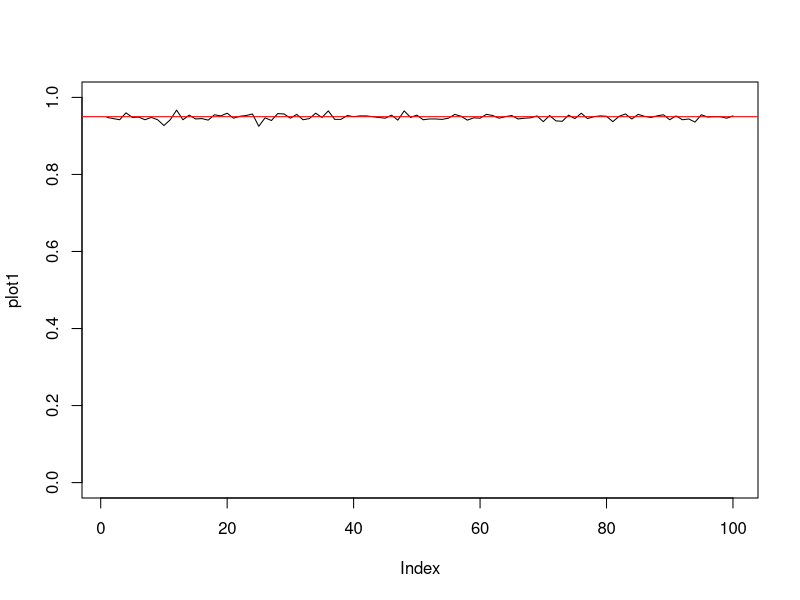
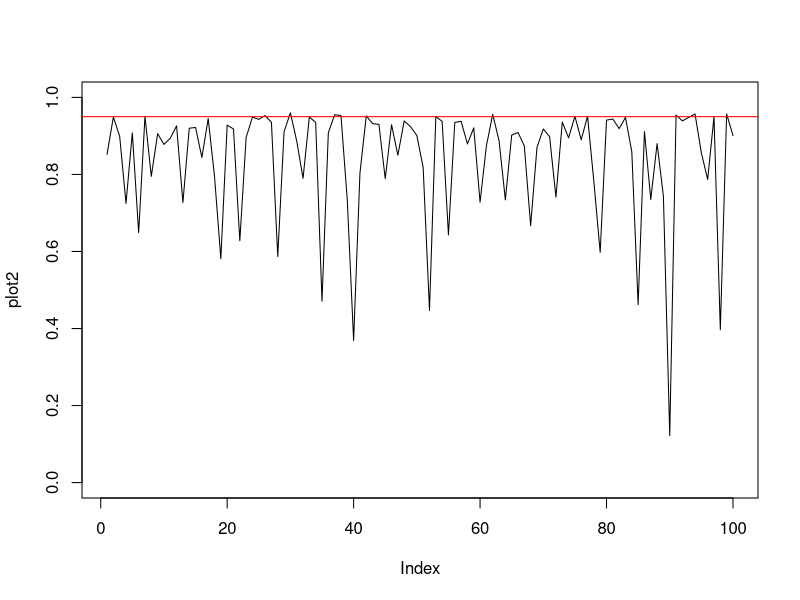
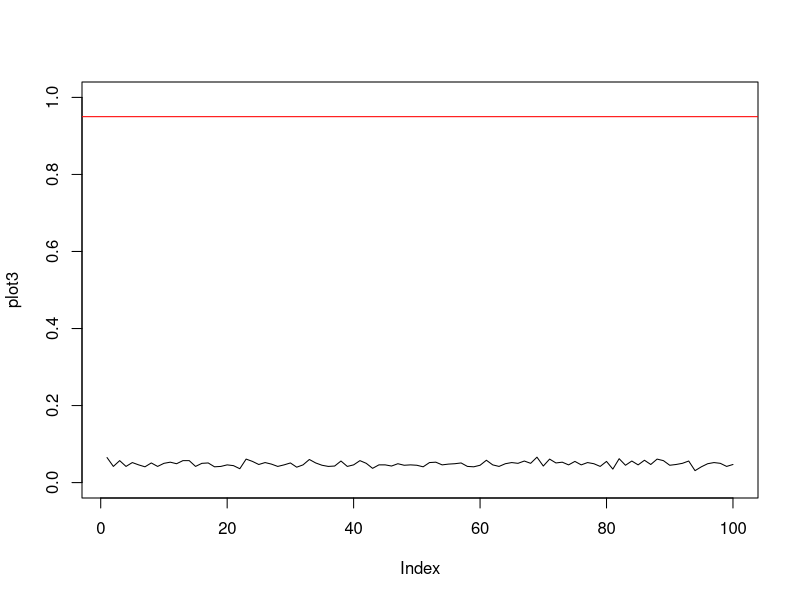

The R script that drew these images, in order:
# Confidence Interval

## Basics: Construction of confidence interval (for mu for X ~ N(mu, sigma^2)):
# define population parameter (RV is normally distributed):
mu = 10
sigma = 5

# draw a sample of size n from population distribution
n = 1000
sample <- rnorm(n, mean = mu, sd = sigma)

# estimation:
x_bar <- mean(sample)
se <- sd(sample)/sqrt(n)

ci_lower <- x_bar - qnorm(.975) * se
ci_upper <- x_bar + qnorm(.975) * se

## Correct interpretation of confidence intervall: If we draw 1000 samples,  ~95% of them will have confidence intervall that contain the population parameter mu
# Construct 1000 confidence intervals and check if CIs contain mu. Store answer in vector
ci1 <- function(mu = 10, sigma = 5, n = 1000, number_simulations = 1000) {
  contains <- numeric(number_simulations)
  
  for (i in 1:number_simulations) {
    sample <- rnorm(n, mean = mu, sd = sigma)
    x_bar <- mean(sample)
    se <- sd(sample)/sqrt(n)
    
    ci_lower <- x_bar - qnorm(.975) * se
    ci_upper <- x_bar + qnorm(.975) * se
    
    contains[i] <- ci_lower < mu & ci_upper > mu
  }
  
  print(paste("After", number_simulations, "simulations, ",round(mean(contains),3), "Confidence intervals contain the population mean mu =", mu, "with sigma =", sigma, "and sample size", n))
  return(round(mean(contains),3))
}

## call function:
ci1()

# plot the results of 100 executions of this function
plot1 <- numeric(100)
for (i in 1:100) plot1[i] <- ci1()

plot(plot1, ylim = c(0,1), type = "l")
abline(h = .95, col = "red")
# line always pretty close to 95%

## Incorrect interpretation: If we create one confidence interval and draw 1000 additional samples, their mean will be contained in the confidence interval ~95% of the times
# Construct 1 confidence intervall
ci2 <- function(mu = 10, sigma = 5, n = 1000, number_simulations = 1000) {
  sample <- rnorm(n, mean = mu, sd = sigma)
  x_bar <- mean(sample)
  se <- sd(sample)/sqrt(n)
  
  ci_lower <- x_bar - qnorm(.975) * se
  ci_upper <- x_bar + qnorm(.975) * se
  
  contains <- numeric(number_simulations)
  
  # draw new sample and check if its sample mean is contained in CI
  for (i in 1:number_simulations) {
    sample <- rnorm(n, mean = mu, sd = sigma)
    x_bar <- mean(sample)
    
    contains[i] <- ci_lower < x_bar & ci_upper > x_bar
  }
  print(paste("After", number_simulations, "simulations, ",round(mean(contains),3), "sample means are contained in the confidence intervall", ci_lower, "and ", ci_upper))
  return(round(mean(contains),3))
}

ci2()

# plot the result of 100 executions of the function
plot2 <- numeric(100)
for (i in 1:100) plot2[i] <- ci2()

plot(plot2, ylim = c(0,1), type = "l")
abline(h = .95, col = "red")

# very jittery, often far away from 95%

### draw sample of 1 and check if its value lies in the ci
# Construct 1 confidence intervall
ci3 <- function(mu = 10, sigma = 5, n = 1000, number_simulations = 1000) {
  sample <- rnorm(n, mean = mu, sd = sigma)
  x_bar <- mean(sample)
  se <- sd(sample)/sqrt(n)
  
  ci_lower <- x_bar - qnorm(.975) * se
  ci_upper <- x_bar + qnorm(.975) * se
  
  contains <- numeric(number_simulations)
  
  # draw new sample and check if its sample mean is contained in CI
  sample <- rnorm(number_simulations, mean = mu, sd = sigma)
  contains <- ci_lower < sample & ci_upper > sample
  
  print(paste("After", number_simulations, "simulations,",round(mean(contains),3), "randomly picked persons are contained in the confidence intervall", ci_lower, "and ", ci_upper))
  
  return(round(mean(contains),3))
}

ci3()

plot3 <- numeric(100)
for (i in 1:100) plot3[i] <- ci3()
plot(plot3, ylim = c(0,1), type = "l")
abline(h = .95, col = "red")
